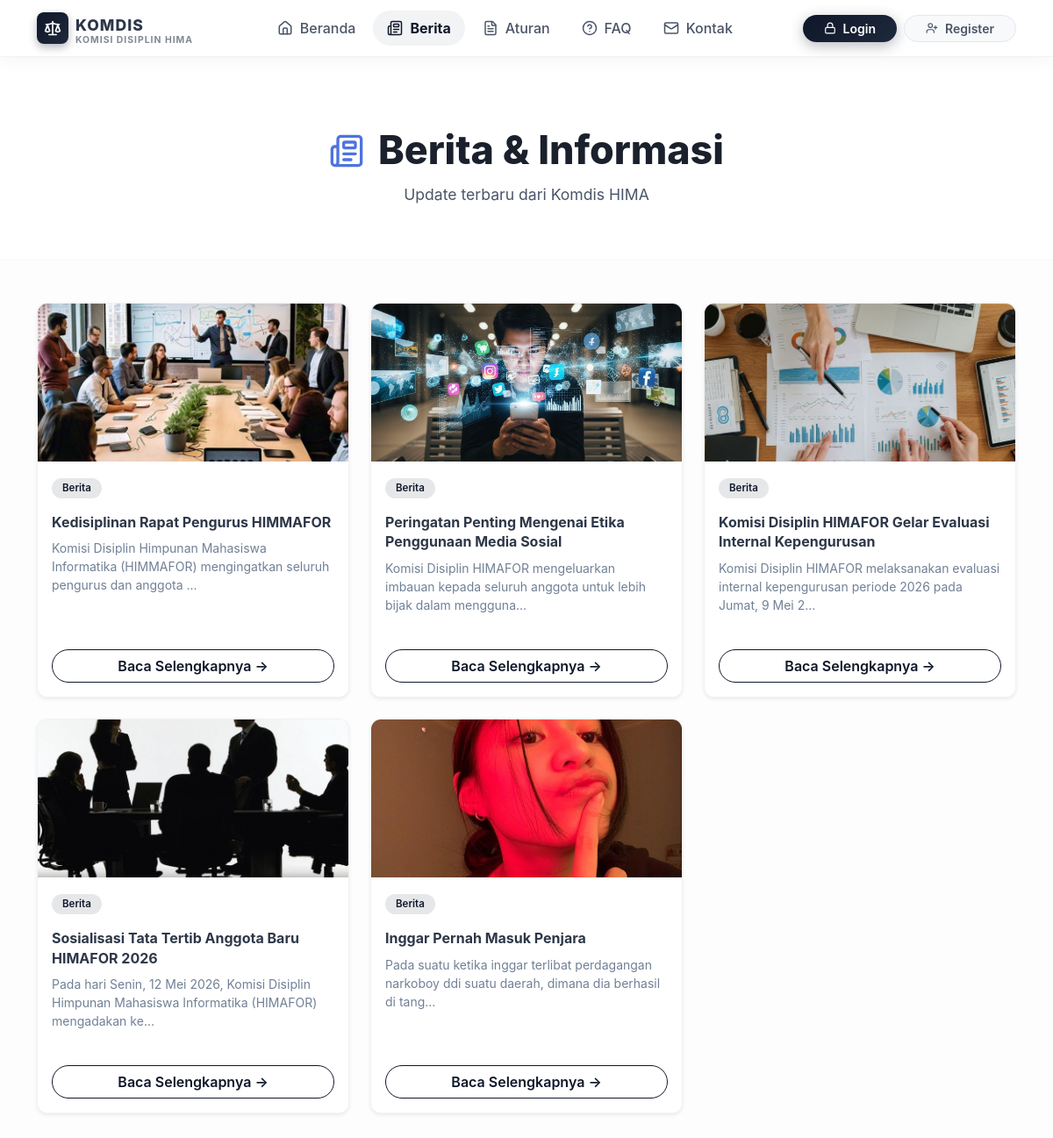
The app's page /guest/berita.php with its own data.
### tables this page shows
CREATE TABLE `berita` (
  `id` int NOT NULL,
  `judul` varchar(255) NOT NULL,
  `isi` text NOT NULL,
  `thumbnail` varchar(255) DEFAULT '',
  `created_at` timestamp NOT NULL DEFAULT CURRENT_TIMESTAMP
);

### guest/berita.php (the view, shortened to what this page needs)
<?php
include '../config/koneksi.php';
?>
<!DOCTYPE html>
<html lang="id">
<head>
    <link href="../assets/css/bootstrap.min.css" rel="stylesheet">
</head>
<body>
<?php
if (isset($_SESSION['login']) && $_SESSION['role'] == 'user') {
    include '../partials/user_navbar.php';
} else {
    include '../partials/guest_navbar.php';
}
?>
<div class="hero-section text-center mb-5">
    <div class="container">
        <h1 class="d-flex align-items-center justify-content-center gap-3"><i data-lucide="newspaper" style="width: 40px; height: 40px; color: #4e73df;"></i> Berita & Informasi</h1>
        <p class="mb-0">Update terbaru dari Komdis HIMA</p>
    </div>
</div>
<div class="container pb-5">
    <?php
    $berita = false;
    try { $berita = mysqli_query($conn, "SELECT * FROM berita ORDER BY id DESC"); } catch (Exception $e) {}
    if (!$berita || mysqli_num_rows($berita) == 0):
    ?>
        <div class="alert alert-info text-center">Belum ada berita yang dipublikasikan.</div>
    <?php else: ?>
        <div class="row g-4">
            <?php while ($b = mysqli_fetch_assoc($berita)): ?>
                <div class="col-md-4">
                    <div class="card card-berita shadow-sm h-100">
                        <?php if (!empty($b['thumbnail'])): ?>
                            <img src="../assets/upload/berita/<?= htmlspecialchars($b['thumbnail']) ?>" alt="Thumbnail">
                        <?php else: ?>
                            <div class="no-img"><i data-lucide="newspaper" style="width: 48px; height: 48px; opacity: 0.5;"></i></div>
                        <?php endif; ?>
                        <div class="card-body">
                            <span class="badge badge-kat mb-3">Berita</span>
                            <h6 class="fw-bold" style="color: #2d3748; line-height: 1.4;"><?= htmlspecialchars($b['judul']) ?></h6>
                            <p class="text-muted small"><?= htmlspecialchars(substr(strip_tags($b['isi']), 0, 100)) ?>...</p>
                        </div>
                        <div class="card-footer bg-white border-0 pb-3">
                            <a href="detail_berita.php?id=<?= $b['id'] ?>" class="btn fw-semibold w-100 rounded-pill" style="border: 1px solid #0f172a; color: #0f172a; transition: all 0.3s;">
                                Baca Selengkapnya →
                            </a>
                        </div>
                    </div>
                </div>
            <?php endwhile; ?>
        </div>
    <?php endif; ?>
</div>
<?php include '../partials/footer.php'; ?>
</body>
</html>

### partials/guest_navbar.php (shortened to what this page needs)
<?php
$currentPage = basename($_SERVER['PHP_SELF']);
$isLoggedIn = isset($_SESSION['login']);
$userRole = $_SESSION['role'] ?? '';
?>
<nav class="navbar navbar-expand-lg navbar-light sticky-top bg-white" style="box-shadow: 0 2px 20px rgba(0,0,0,0.05); border-bottom: 1px solid rgba(0,0,0,0.05);">
    <div class="container">
        <a class="navbar-brand d-flex align-items-center gap-2" href="home.php">
            <div style="width:36px;height:36px;background:linear-gradient(135deg,#0f172a,#1e293b);border-radius:8px;display:flex;align-items:center;justify-content:center;font-size:1.1rem;color:#fff;box-shadow:0 4px 10px rgba(15,23,42,0.3);"><i data-lucide="scale" style="width: 20px; height: 20px;"></i></div>
            <div>
                <span style="font-weight:800;font-size:1.1rem;letter-spacing:1px;color:#2d3748;">KOMDIS</span>
                <span style="font-size:.65rem;display:block;opacity:.7;line-height:1;margin-top:-2px;color:#4a5568;">KOMISI DISIPLIN HIMA</span>
            </div>
        </a>
        <div class="collapse navbar-collapse" id="guestNav">
            <ul class="navbar-nav mx-auto gap-1">
                <li class="nav-item">
                    <a class="nav-link px-3 py-2 rounded-pill d-flex align-items-center gap-2 <?= $currentPage=='home.php' ? 'active fw-bold' : '' ?>"
                       href="home.php" style="<?= $currentPage=='home.php' ? 'background:rgba(15,23,42,.05); color:#0f172a;' : 'color:#4a5568; font-weight:500;' ?>">
                        <i data-lucide="home" style="width: 18px; height: 18px;"></i> Beranda
                    </a>
                </li>
                <li class="nav-item">
                    <a class="nav-link px-3 py-2 rounded-pill d-flex align-items-center gap-2 <?= $currentPage=='berita.php' ? 'active fw-bold' : '' ?>"
                       href="berita.php" style="<?= $currentPage=='berita.php' ? 'background:rgba(15,23,42,.05); color:#0f172a;' : 'color:#4a5568; font-weight:500;' ?>">
                        <i data-lucide="newspaper" style="width: 18px; height: 18px;"></i> Berita
                    </a>
                </li>
                <li class="nav-item">
                    <a class="nav-link px-3 py-2 rounded-pill d-flex align-items-center gap-2 <?= $currentPage=='aturan.php' ? 'active fw-bold' : '' ?>"
                       href="aturan.php" style="<?= $currentPage=='aturan.php' ? 'background:rgba(15,23,42,.05); color:#0f172a;' : 'color:#4a5568; font-weight:500;' ?>">
                        <i data-lucide="file-text" style="width: 18px; height: 18px;"></i> Aturan
                    </a>
                </li>
                <li class="nav-item">
                    <a class="nav-link px-3 py-2 rounded-pill d-flex align-items-center gap-2 <?= $currentPage=='faq.php' ? 'active fw-bold' : '' ?>"
                       href="faq.php" style="<?= $currentPage=='faq.php' ? 'background:rgba(15,23,42,.05); color:#0f172a;' : 'color:#4a5568; font-weight:500;' ?>">
                        <i data-lucide="help-circle" style="width: 18px; height: 18px;"></i> FAQ
                    </a>
                </li>
                <li class="nav-item">
                    <a class="nav-link px-3 py-2 rounded-pill d-flex align-items-center gap-2 <?= $currentPage=='kontak.php' ? 'active fw-bold' : '' ?>"
                       href="kontak.php" style="<?= $currentPage=='kontak.php' ? 'background:rgba(15,23,42,.05); color:#0f172a;' : 'color:#4a5568; font-weight:500;' ?>">
                        <i data-lucide="mail" style="width: 18px; height: 18px;"></i> Kontak
                    </a>
                </li>
            </ul>
            <div class="d-flex gap-2 mt-3 mt-lg-0">
                <?php if ($isLoggedIn): ?>
                    <?php
                    $dashboardUrl = ($userRole == 'admin') ? '../admin/dashboard.php' : '../user/dashboard.php';
                    ?>
                    <a href="<?= $dashboardUrl ?>" class="btn btn-sm fw-semibold px-4 d-flex align-items-center gap-2 text-white"
                       style="background: #0f172a; border-radius: 20px; box-shadow: 0 4px 15px rgba(15,23,42,.3); transition: transform 0.2s;">
                        <i data-lucide="layout-dashboard" style="width: 14px; height: 14px;"></i> Ke Dashboard
                    </a>
                <?php else: ?>
                    <a href="../auth/login.php" class="btn btn-sm fw-semibold px-4 d-flex align-items-center gap-2"
                       style="background:linear-gradient(135deg,#0f172a,#1e293b);color:#fff;border:none;border-radius:20px;box-shadow:0 4px 15px rgba(15,23,42,.3);transition:transform 0.2s;">
                        <i data-lucide="lock" style="width: 14px; height: 14px;"></i> Login
                    </a>
                    <a href="../auth/register.php" class="btn btn-sm fw-semibold px-4 d-flex align-items-center gap-2"
                       style="background:#f8f9fa;color:#4a5568;border:1px solid #e2e8f0;border-radius:20px;transition:all 0.3s;">
                        <i data-lucide="user-plus" style="width: 14px; height: 14px;"></i> Register
                    </a>
                <?php endif; ?>
            </div>
        </div>
    </div>
</nav>

### partials/footer.php
</body>
</html>

### guest/berita.php (style rules this page uses)
body { background: #fdfdfd; font-family: 'Inter', 'Segoe UI', sans-serif; }
.navbar-brand { font-weight: 700; letter-spacing: 1px; }
.card-berita { transition: transform .2s, box-shadow .2s; border: 1px solid rgba(0,0,0,0.05); border-radius: 12px; overflow: hidden; box-shadow: 0 4px 20px rgba(0,0,0,0.03); background: #ffffff; }
.card-berita img { height: 180px; object-fit: cover; width: 100%; }
.badge-kat { background: rgba(15,23,42,.1); color: #0f172a; font-weight: 600; font-size: .72rem; border-radius: 20px; padding: 6px 12px; }
.hero-section { background: #ffffff; padding: 80px 0 60px; border-bottom: 1px solid rgba(0,0,0,0.03); }
.hero-section h1 { font-weight: 800; color: #1a202c; font-size: clamp(2rem, 4vw, 2.8rem); margin-bottom: 10px; }
.hero-section p { color: #4a5568; font-size: 1.1rem; }
.text-muted { color: #718096 !important; }

### records on screen
berita: thumbnail (picture), judul "Kedisiplinan Rapat Pengurus HIMMAFOR", isi "Komisi Disiplin Himpunan Mahasiswa Informatika (HIMMAFOR) mengingatkan seluruh pengurus dan anggota"
berita: thumbnail (picture), judul "Peringatan Penting Mengenai Etika Penggunaan Media Sosial", isi "Komisi Disiplin HIMAFOR mengeluarkan imbauan kepada seluruh anggota untuk lebih bijak dalam mengguna"
berita: thumbnail (picture), judul "Komisi Disiplin HIMAFOR Gelar Evaluasi Internal Kepengurusan", isi "Komisi Disiplin HIMAFOR melaksanakan evaluasi internal kepengurusan periode 2026 pada Jumat, 9 Mei 2"
berita: thumbnail (picture), judul "Sosialisasi Tata Tertib Anggota Baru HIMAFOR 2026", isi "Pada hari Senin, 12 Mei 2026, Komisi Disiplin Himpunan Mahasiswa Informatika (HIMAFOR) mengadakan ke"
berita: thumbnail (picture), judul "Inggar Pernah Masuk Penjara", isi "Pada suatu ketika inggar terlibat perdagangan narkoboy ddi suatu daerah, dimana dia berhasil di tang"
